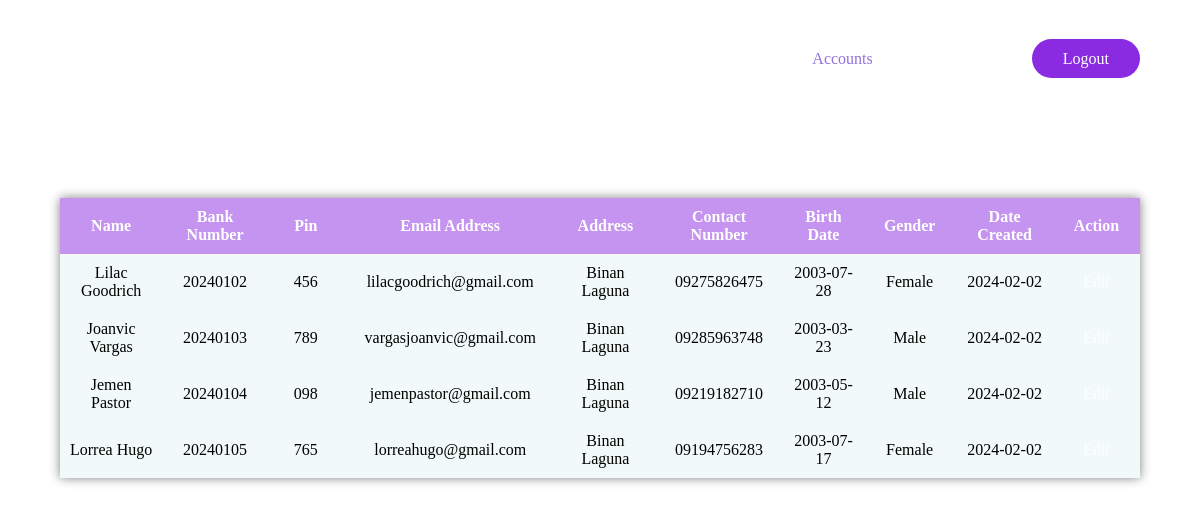
The app's page /html/adminView.php with its own data.
### tables this page shows
CREATE TABLE `users` (
  `userId` int(11) NOT NULL,
  `firstName` varchar(255) NOT NULL,
  `lastName` varchar(255) NOT NULL,
  `address` varchar(255) NOT NULL,
  `emailAddress` varchar(255) NOT NULL,
  `contactNumber` varchar(255) NOT NULL,
  `birthDate` date NOT NULL,
  `gender` varchar(255) NOT NULL,
  `bankNumber` int(11) NOT NULL,
  `password` varchar(255) NOT NULL,
  `savings` float NOT NULL,
  `cryptosavings` float NOT NULL,
  `investStatus` int(11) NOT NULL,
  `investTarget` float NOT NULL,
  `investCurrent` float NOT NULL,
  `accountType` int(11) NOT NULL,
  `dateCreated` date NOT NULL
);

### html/adminView.php (the view, shortened to what this page needs)
<!DOCTYPE html>
<html lang="en">
<head>
    <link rel="stylesheet" href="../css/adminView.css">
</head>
<body>
    <?php
        $DBHost = "localhost";
        $DBUser = "root";
        $DBPass = "";
        $DBName = "bankdb";
        $conn = mysqli_connect($DBHost, $DBUser, $DBPass, $DBName);
        $fetchdata = "SELECT * FROM users WHERE accountType=2";
        $result = mysqli_query($conn, $fetchdata);
    ?>
    <header>
        <div class="logo">
            <a href="#"> Bank Name </a>
        </div>
        <nav>
            <a class="active" href="#"> Accounts </a>
            <a href="adminHistory.php?userId=<?php echo $_GET['userId']; ?>"> History </a>
            <a class="logout" href="welcome.html"> Logout </a>
        </nav>
    </header>
    <main>
        <section class="table">
            <table class="accounts">
                <thead>
                    <tr class="column">
                        <th>Name</th>
                        <th>Bank Number</th>
                        <th>Pin</th>
                        <th>Email Address</th>
                        <th>Address</th>
                        <th>Contact Number</th>
                        <th>Birth Date</th>
                        <th>Gender</th>
                        <th>Date Created</th>
                        <th>Action</th>
                    </tr>
                </thead>
                <tbody>
                <?php
                    $rownum = mysqli_num_rows($result);
                    if($rownum>0){
                        while ($accounts = mysqli_fetch_assoc($result)){
                            echo "
                            <tr class='account'>
                                <td>".$accounts['firstName']." ".$accounts['lastName']."</td>
                                <td>".$accounts['bankNumber']."</td>
                                <td>".$accounts['password']."</td>
                                <td>".$accounts['emailAddress']."</td>
                                <td>".$accounts['address']."</td>
                                <td>".$accounts['contactNumber']."</td>
                                <td>".$accounts['birthDate']."</td>
                                <td>".$accounts['gender']."</td>
                                <td>".$accounts['dateCreated']."</td>
                                <td>
                                    <a href='adminEdit.php?userId=".$accounts['userId']."'> Edit </a>
                                </td>
                            </tr>";
                        }
                    }
                    ?>
                </tbody>
            </table>
        </section>
    </main>
</body>
</html>

### css/adminView.css (style rules this page uses)
body { background-image: url(../images/background.jpg); font-family: 'Century Gothic'; margin: 0; padding: 0; }
header { display: flex; justify-content: space-between; margin: 30px; padding: 20px; }
header a { text-align: center; color: white; text-decoration: none; margin: 0 10px; padding: 20px; border: 1px solid transparent; transition: .5s; }
header nav .active { color: mediumpurple; pointer-events: none; }
a.logout { background-color: blueviolet; border-radius: 25px; padding: 10px 30px; transition: .7s; }
main { display: flex; justify-content: center; align-items: center; width: 100%; }
section.table { margin-top: 80px; width: 90%; }
table { width: 100%; border-collapse: collapse; box-shadow: 0px 0px 10px gray; }
th, td { background-color: rgb(228, 244, 243, .5); padding: 10px; text-align: center; width: 5%; }
th { background-color: rgba(138, 43, 226, .5); color: white; }
.account a { text-decoration: none; color: white; }

### records on screen
users: firstName "Lilac", lastName "Goodrich", bankNumber "20240102", password "456", emailAddress "lilacgoodrich@gmail.com", address "Binan Laguna", contactNumber "09275826475", birthDate "2003-07-28", gender "Female", dateCreated "2024-02-02"
users: firstName "Joanvic", lastName "Vargas", bankNumber "20240103", password "789", emailAddress "vargasjoanvic@gmail.com", address "Binan Laguna", contactNumber "09285963748", birthDate "2003-03-23", gender "Male", dateCreated "2024-02-02"
users: firstName "Jemen", lastName "Pastor", bankNumber "20240104", password "098", emailAddress "jemenpastor@gmail.com", address "Binan Laguna", contactNumber "09219182710", birthDate "2003-05-12", gender "Male", dateCreated "2024-02-02"
users: firstName "Lorrea", lastName "Hugo", bankNumber "20240105", password "765", emailAddress "lorreahugo@gmail.com", address "Binan Laguna", contactNumber "09194756283", birthDate "2003-07-17", gender "Female", dateCreated "2024-02-02"
